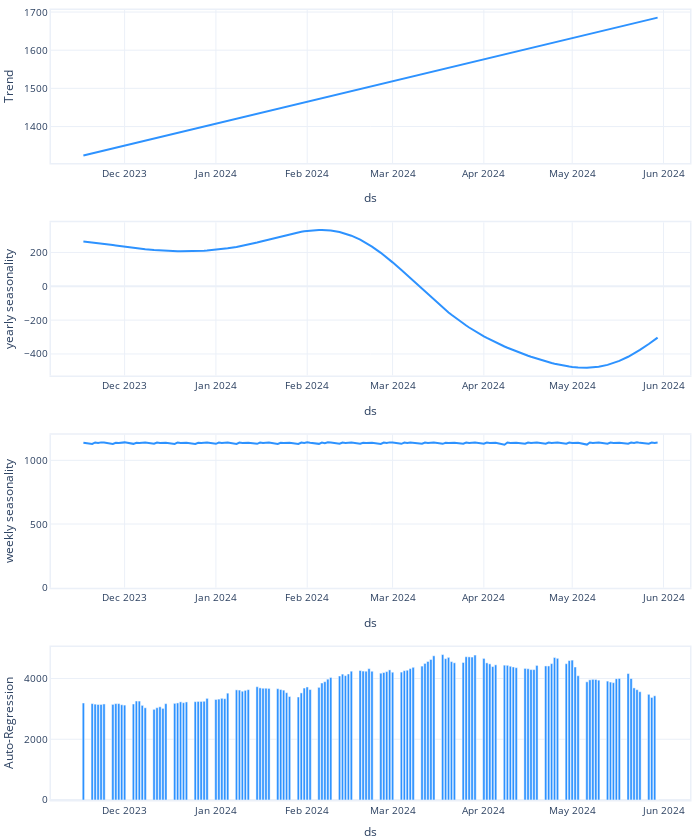

Notebook code cell kept with this figure:
### Code cell
np_model.plot_components(forecast2)

### Figure 1 — Plotly figure (JSON) as saved in the notebook; plotly's stock layout.template omitted (floating-point values rounded to 4 significant figures; data arrays with more than 128 entries replaced by an {"elided": "..."} marker saying what was removed)
{"data": [{"line": {"color": "#2d92ff", "width": 2}, "mode": "lines", "name": "Trend", "showlegend": false, "type": "scatter", "x": {"elided": "140 str values"}, "xaxis": "x", "y": {"elided": "140 float values"}, "yaxis": "y"}, {"line": {"color": "#2d92ff", "width": 2}, "mode": "lines", "name": "yearly seasonality", "showlegend": false, "type": "scatter", "x": {"elided": "140 str values"}, "xaxis": "x2", "y": {"elided": "140 float values"}, "yaxis": "y2"}, {"line": {"color": "#2d92ff", "width": 2}, "mode": "lines", "name": "weekly seasonality", "showlegend": false, "type": "scatter", "x": {"elided": "140 str values"}, "xaxis": "x3", "y": {"elided": "140 float values"}, "yaxis": "y3"}, {"marker": {"color": "#2d92ff"}, "name": "Auto-Regression", "opacity": 1, "showlegend": false, "type": "bar", "x": {"elided": "140 str values"}, "xaxis": "x4", "y": {"elided": "140 float values"}, "yaxis": "y4"}], "layout": {"autosize": true, "barmode": "overlay", "font": {"size": 10}, "height": 840, "hovermode": "x unified", "legend": {"traceorder": "reversed", "y": 0.1}, "margin": {"b": 0, "l": 0, "pad": 0, "r": 10, "t": 10}, "title": {"font": {"size": 12}}, "width": 700, "xaxis": {"anchor": "y", "domain": [0, 1], "linewidth": 1.5, "mirror": true, "range": ["2023-11-06T00:00:00", "2024-06-10T00:00:00"], "showline": true, "title": {"text": "ds"}, "type": "date"}, "xaxis2": {"anchor": "y2", "domain": [0, 1], "linewidth": 1.5, "mirror": true, "range": ["2023-11-06T00:00:00", "2024-06-10T00:00:00"], "showline": true, "title": {"text": "ds"}, "type": "date"}, "xaxis3": {"anchor": "y3", "domain": [0, 1], "linewidth": 1.5, "mirror": true, "range": ["2023-11-06T00:00:00", "2024-06-10T00:00:00"], "showline": true, "title": {"text": "ds"}, "type": "date"}, "xaxis4": {"anchor": "y4", "domain": [0, 1], "linewidth": 1.5, "mirror": true, "range": ["2023-11-06T00:00:00", "2024-06-10T00:00:00"], "showline": true, "title": {"text": "ds"}, "type": "date"}, "yaxis": {"anchor": "x", "domain": [0.8063, 1], "linewidth": 1.5, "mirror": true, "rangemode": "normal", "showline": true, "title": {"text": "Trend"}}, "yaxis2": {"anchor": "x2", "domain": [0.5375, 0.7312], "linewidth": 1.5, "mirror": true, "rangemode": "tozero", "showline": true, "title": {"text": "yearly seasonality"}}, "yaxis3": {"anchor": "x3", "domain": [0.2687, 0.4625], "linewidth": 1.5, "mirror": true, "rangemode": "tozero", "showline": true, "title": {"text": "weekly seasonality"}}, "yaxis4": {"anchor": "x4", "domain": [0, 0.1938], "linewidth": 1.5, "mirror": true, "rangemode": "tozero", "showline": true, "title": {"text": "Auto-Regression"}}}}
